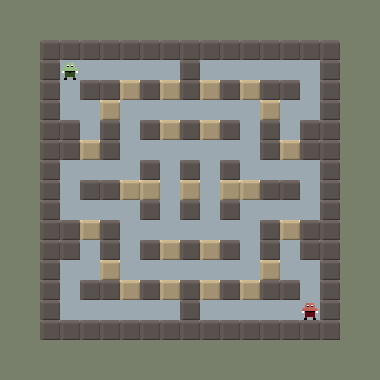

Rendered tile map (Tiled .tmx) drawn with the repository's tilesets; below, a short description and the full map source, tile grids included:
An orthogonal 19x19 tile map with 20x20 px tiles, 3 tile layers (Board, Start Positions, Power Ups), 2 tilesets.

<map version="1.0" orientation="orthogonal" width="19" height="19" tilewidth="20" tileheight="20">
 <tileset firstgid="1" name="tiles" tilewidth="20" tileheight="20">
  <image source="../graphics/tiles.png" width="100" height="140" />
 </tileset>
 <tileset firstgid="36" name="generic-tileset" tilewidth="20" tileheight="20">
  <image source="../graphics/generic-tileset.png" width="80" height="60" />
 </tileset>
 <layer name="Board" width="19" height="19">
  <properties>
   <property name="type" value="visual" />
  </properties>
  <data encoding="csv">
5,5,5,5,5,5,5,5,5,5,5,5,5,5,5,5,5,5,5,
5,5,5,5,5,5,5,5,5,5,5,5,5,5,5,5,5,5,5,
5,5,1,1,1,1,1,1,1,1,1,1,1,1,1,1,1,5,5,
5,5,1,4,4,4,4,4,4,1,4,4,4,4,4,4,1,5,5,
5,5,1,4,1,1,2,1,2,1,2,1,2,1,1,4,1,5,5,
5,5,1,4,4,2,4,4,4,4,4,4,4,2,4,4,1,5,5,
5,5,1,1,4,1,4,1,2,1,2,1,4,1,4,1,1,5,5,
5,5,1,1,2,1,4,4,4,4,4,4,4,1,2,1,1,5,5,
5,5,1,4,4,4,4,1,4,1,4,1,4,4,4,4,1,5,5,
5,5,1,4,1,1,2,2,4,2,4,2,2,1,1,4,1,5,5,
5,5,1,4,4,4,4,1,4,1,4,1,4,4,4,4,1,5,5,
5,5,1,1,2,1,4,4,4,4,4,4,4,1,2,1,1,5,5,
5,5,1,1,4,1,4,1,2,1,2,1,4,1,4,1,1,5,5,
5,5,1,4,4,2,4,4,4,4,4,4,4,2,4,4,1,5,5,
5,5,1,4,1,1,2,1,2,1,2,1,2,1,1,4,1,5,5,
5,5,1,4,4,4,4,4,4,1,4,4,4,4,4,4,1,5,5,
5,5,1,1,1,1,1,1,1,1,1,1,1,1,1,1,1,5,5,
5,5,5,5,5,5,5,5,5,5,5,5,5,5,5,5,5,5,5,
5,5,5,5,5,5,5,5,5,5,5,5,5,5,5,5,5,5,5
</data>
 </layer>
 <layer name="Start Positions" width="19" height="19">
  <properties>
   <property name="type" value="start" />
  </properties>
  <data encoding="csv">
0,0,0,0,0,0,0,0,0,0,0,0,0,0,0,0,0,0,0,
0,0,0,0,0,0,0,0,0,0,0,0,0,0,0,0,0,0,0,
0,0,0,0,0,0,0,0,0,0,0,0,0,0,0,0,0,0,0,
0,0,0,6,0,0,0,0,0,0,0,0,0,0,0,0,0,0,0,
0,0,0,0,0,0,0,0,0,0,0,0,0,0,0,0,0,0,0,
0,0,0,0,0,0,0,0,0,0,0,0,0,0,0,0,0,0,0,
0,0,0,0,0,0,0,0,0,0,0,0,0,0,0,0,0,0,0,
0,0,0,0,0,0,0,0,0,0,0,0,0,0,0,0,0,0,0,
0,0,0,0,0,0,0,0,0,0,0,0,0,0,0,0,0,0,0,
0,0,0,0,0,0,0,0,0,0,0,0,0,0,0,0,0,0,0,
0,0,0,0,0,0,0,0,0,0,0,0,0,0,0,0,0,0,0,
0,0,0,0,0,0,0,0,0,0,0,0,0,0,0,0,0,0,0,
0,0,0,0,0,0,0,0,0,0,0,0,0,0,0,0,0,0,0,
0,0,0,0,0,0,0,0,0,0,0,0,0,0,0,0,0,0,0,
0,0,0,0,0,0,0,0,0,0,0,0,0,0,0,0,0,0,0,
0,0,0,0,0,0,0,0,0,0,0,0,0,0,0,7,0,0,0,
0,0,0,0,0,0,0,0,0,0,0,0,0,0,0,0,0,0,0,
0,0,0,0,0,0,0,0,0,0,0,0,0,0,0,0,0,0,0,
0,0,0,0,0,0,0,0,0,0,0,0,0,0,0,0,0,0,0
</data>
 </layer>
 <layer name="Power Ups" width="19" height="19">
  <properties>
   <property name="type" value="power-ups" />
  </properties>
  <data encoding="csv">
0,0,0,0,0,0,0,0,0,0,0,0,0,0,0,0,0,0,0,
0,0,0,0,0,0,0,0,0,0,0,0,0,0,0,0,0,0,0,
0,0,0,0,0,0,0,0,0,0,0,0,0,0,0,0,0,0,0,
0,0,0,0,0,0,0,0,0,0,0,0,0,0,0,0,0,0,0,
0,0,0,0,0,0,0,0,0,0,0,0,0,0,0,0,0,0,0,
0,0,0,0,0,0,0,0,0,0,0,0,0,0,0,0,0,0,0,
0,0,0,0,0,0,0,0,0,0,0,0,0,0,0,0,0,0,0,
0,0,0,0,0,0,0,0,0,0,0,0,0,0,0,0,0,0,0,
0,0,0,0,0,0,0,0,0,0,0,0,0,0,0,0,0,0,0,
0,0,0,0,0,0,0,0,0,0,0,0,0,0,0,0,0,0,0,
0,0,0,0,0,0,0,0,0,0,0,0,0,0,0,0,0,0,0,
0,0,0,0,0,0,0,0,0,0,0,0,0,0,0,0,0,0,0,
0,0,0,0,0,0,0,0,0,0,0,0,0,0,0,0,0,0,0,
0,0,0,0,0,0,0,0,0,0,0,0,0,0,0,0,0,0,0,
0,0,0,0,0,0,0,0,0,0,0,0,0,0,0,0,0,0,0,
0,0,0,0,0,0,0,0,0,0,0,0,0,0,0,0,0,0,0,
0,0,0,0,0,0,0,0,0,0,0,0,0,0,0,0,0,0,0,
0,0,0,0,0,0,0,0,0,0,0,0,0,0,0,0,0,0,0,
0,0,0,0,0,0,0,0,0,0,0,0,0,0,0,0,0,0,0
</data>
 </layer>
</map>